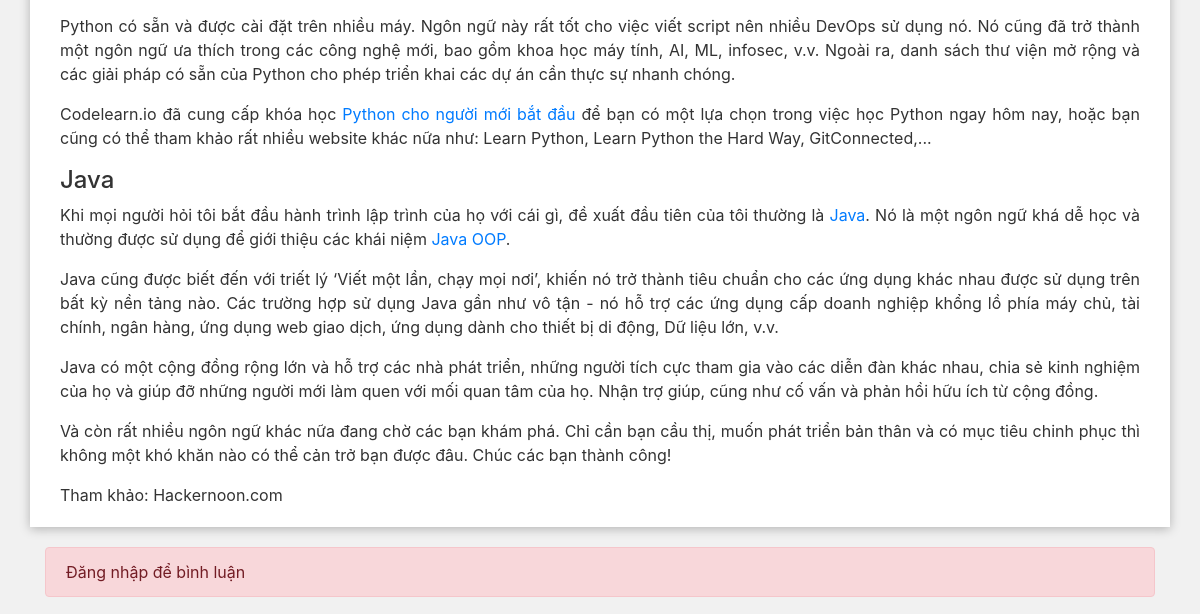
The app's page /post/index.php?id=12 (lower part), older data.
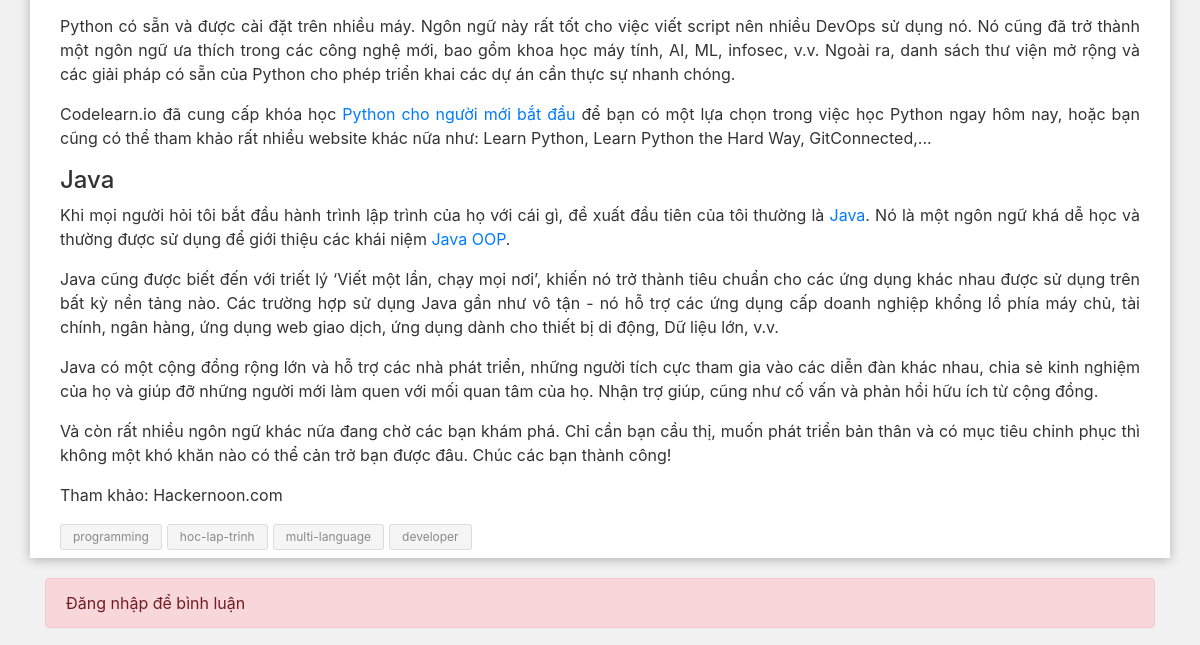
The same page, newer data.
### tables this page shows
CREATE TABLE IF NOT EXISTS `tags` (
  `id` int NOT NULL AUTO_INCREMENT,
  `name` varchar(30) NOT NULL,
  PRIMARY KEY (`id`),
  UNIQUE KEY `name` (`name`)
);

### app/models/Db.php (called while the page is built, shortened)
<?php
class Db{
    public static $connection = null;
    public function __construct()
    {
        if(!self::$connection){
            self::$connection = new mysqli(DB_HOST, DB_USER, DB_PASS, DB_NAME, DB_PORT);
            self::$connection->set_charset('utf8mb4');
        }
        return self::$connection;
    }
    public function select($mysql){
        $mysql->execute();
        $item = $mysql->get_result()->fetch_all(MYSQLI_ASSOC);
        return $item;
    }
}

### app/models/NewsModel.php (called while the page is built, shortened)
<?php
class NewsModel extends Db
{
    public function getNewsById($id)
    {
        $sql = parent::$connection->prepare("SELECT * FROM news WHERE news.id =?");
        $sql->bind_param('i', $id);
        return parent::select($sql)[0];
    }
    public function getTagById($id)
    {
        $sql = parent::$connection->prepare("SELECT tags.name FROM `news` JOIN news_tags ON news_tags.new_id = news.id JOIN tags ON tags.id = news_tags.tag_id WHERE news.id=?");
        $sql->bind_param('i', $id);
        return parent::select($sql);
    }
}

### post/index.php (the view, shortened to what this page needs)
<?php
require_once '../component/Tag.php';
$newModel = new NewsModel();
$id = isset($_GET['id']) ? $_GET['id'] : 7;
$new = $newModel->getNewsById($id);
if (isset($_SESSION['username'])) {
    $user = false;
    $username = $_SESSION['username'];
} else {
    $user = true;
}
?>
<!DOCTYPE html>
<html lang="en">
<head>
    <link rel="stylesheet" href="https://maxcdn.bootstrapcdn.com/bootstrap/4.0.0/css/bootstrap.min.css">
    <link rel="stylesheet" href="/<?php echo BASE_URL ?>/public/css/style.css">
    <link rel="stylesheet" href="/<?php echo BASE_URL ?>/public/css/prism.css">
    <link rel="stylesheet" href="../public/css/comment.css">
    <link href="https://maxcdn.bootstrapcdn.com/font-awesome/4.3.0/css/font-awesome.min.css" rel="stylesheet">
</head>
<body>
    <div class="container">
        <div class="row">
            <div class="col-md-12">
                <div class="row main-content">
                    <div class="col-md-12">
                        <div class="blog-content">
                            <div class="content">
                                <?php echo $new['content'] ?>
                                <?php echo Tag::createTag($new['id']) ?>
                            </div>
                        </div>
                    </div>
                </div>
            </div>
        </div>
    </div>
    <?php if ($user) {
        echo '<div class="container"><div class="alert alert-danger" style="display: block; margin-top: 20px;"><span>Đăng nhập để bình luận</span></div></div>';
    } ?>
</body>
</html>

### component/Tag.php (shortened to what this page needs)
<?php
class Tag
{
    public static function createTag($id)
    {
        $newsModel = new NewsModel();
        $tagList = $newsModel->getTagById($id);
        $result = '<div class="row tag-list">
            <div class="col-md-12 tag-scroll">';
        foreach ($tagList as $value) {
            $result .= '<span><a href="/' . BASE_URL . '/tag/?tag='.$value['name'].'">'.$value['name'].'</a></span>';
        }
        $result .= '</div>
        </div>';
        return $result;
    }
}

Row changes from the older to the newer data that the page shows:
added tags: name "programming"
added tags: name "hoc-lap-trinh"
added tags: name "multi-language"
added tags: name "developer"
